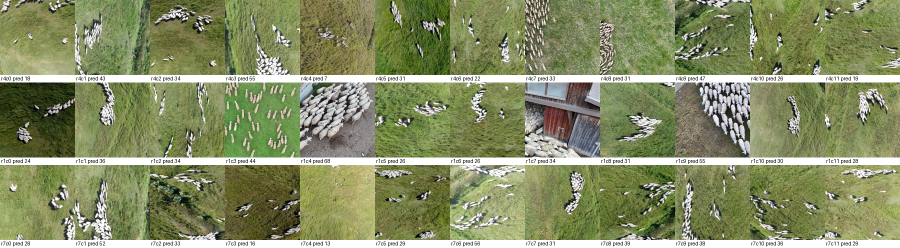
#> input picture tasks/asia/mongolia-the-baa-rilliant-task/runs/survey_row_samples.png, 1800 x 495 px (shown at 1/2 size)
$ python -i main.py   (imports and definitions only)
#> lines starting #> are read from the running program, lines starting #| are printed output that depends on the picture
"""
India — "Twins Separated at Birth": find all pairs of images that come from the SAME source photograph.

USAGE
    python main.py                  # looks for images (or .zip archives) inside the current folder
    python main.py path/to/input    # a folder or a .zip with the images
    -> writes output.csv (columns: image_a,image_b) into the current working directory

THE PROBLEM IN ONE PICTURE
    img_A.jpg  (612x408)  ──resize, crop, rotate 3°, re-save, brighten──▶  img_B.jpg (544x363)   = DUPLICATE
    img_C.jpg  same monument, same angle, photographed 2 seconds later      = NOT a duplicate (the trap)

PIPELINE (each step is a section below)
    1. find the input images
    2. prepare every image once: tiny fingerprint + keypoints
    3. CANDIDATES: for each image, its 10 most similar images by fingerprint      (cheap, ~8 s for 4000 images)
       -> 4057 images give ~33 000 candidate pairs instead of 8.2 million possible pairs
    4. VERIFY each candidate: match keypoints, fit one geometric transform, align the images,
       compare fine details                                                         (exact, ~50 s)
    5. complete groups: if A~B and B~C, then A~C as well
    6. write output.csv

RESULT ON THE TRAINING SET (4057 images, 1399 true pairs): see check_f1.py.
"""

import csv
import os
import shutil
import sys
import tarfile
import tempfile
import zipfile
from concurrent.futures import ThreadPoolExecutor
from dataclasses import dataclass
from pathlib import Path

import cv2
import numpy as np

# ============================================================================ 0. SETTINGS
# Thresholds were chosen by measuring F1 on the training set (check_f1.py --sweep).
# Results were stable over a range of values, so these sit in the middle of that range.

NEIGHBOURS_PER_IMAGE = 10          # candidates per image; the true twin is in the top 10 for 99.9% of images
FINGERPRINT_IMAGE_SIZE = 128       # longest side (px) of the copy used for fingerprints
MATCHING_IMAGE_SIZE = 512          # longest side (px) of the copy used for keypoint matching
KEYPOINTS_PER_IMAGE = 1000         # ORB keypoints detected per image
MATCH_RATIO_TEST = 0.8             # a keypoint match is kept only if clearly better than the 2nd best (Lowe's ratio test)
RANSAC_MAX_ERROR_PX = 4.0          # a match "agrees" with the transform if it lands within 4 px

MINIMUM_INLIERS = 40               # at least 40 keypoint matches must agree on one transform
MAXIMUM_ALIGNMENT_ERROR_PX = 1.3   # same photo -> points land within ~0.01-0.8 px; a moved camera -> more
MINIMUM_DETAIL_CORRELATION = 0.6   # aligned fine details (clouds, leaves, people) must agree

USE_GROUP_COMPLETION = False       # add A~C when A~B and B~C were found. Measured on train: it HURTS
                                   # (F1 0.957 -> 0.949): one false match merges two groups into many false pairs.

IMAGE_EXTENSIONS = {".jpg", ".jpeg", ".png", ".bmp", ".webp", ".tif", ".tiff"}
OUTPUT_FILE_NAME = "output.csv"


# ============================================================================ 1. FIND THE INPUT IMAGES

ARCHIVE_NAME_ENDINGS = (".zip", ".tar", ".tar.gz", ".tgz", ".tar.bz2", ".tbz2", ".tar.xz", ".txz", ".gz", ".bz2", ".xz")


# [80 lines left out: functions find_input_images, extract_archive, describe_file, describe_surroundings, not called in this run]


# ============================================================================ 2. PREPARE EVERY IMAGE ONCE

@dataclass
class PreparedImage:
    name: str                         # file name written to output.csv, e.g. "img_000004.jpg"
    thumbnail_vector: np.ndarray      # 256 numbers: 16x16 grayscale thumbnail of the image centre, normalised
    colour_histogram: np.ndarray      # 128 numbers: how much of each hue/saturation the image contains
    matching_grayscale: np.ndarray    # grayscale copy, longest side 512 px, used for alignment checks
    keypoint_positions: np.ndarray    # shape (number_of_keypoints, 2): x, y of each keypoint
    keypoint_descriptors: np.ndarray  # shape (number_of_keypoints, 32): 256-bit ORB description of each keypoint


def resize_to_longest_side(image, longest_side):
    """Shrink (never enlarge) so that max(height, width) == longest_side. 612x408 -> 128x85 for 128."""
    height, width = image.shape[:2]
    scale = longest_side / max(height, width)
    if scale >= 1:
        return image
    new_size = (max(1, round(width * scale)), max(1, round(height * scale)))
    return cv2.resize(image, new_size, interpolation=cv2.INTER_AREA)  # INTER_AREA = average pixels -> no aliasing


def central_part(image, kept_fraction=0.8):
    """Keep the middle 80%: duplicates are often slightly cropped or rotated (black corners), the centre survives."""
    height, width = image.shape[:2]
    trim_y, trim_x = int(height * (1 - kept_fraction) / 2), int(width * (1 - kept_fraction) / 2)
    return image[trim_y:height - trim_y, trim_x:width - trim_x]


def make_thumbnail_vector(small_grayscale):
    """
    16x16 thumbnail -> 256 numbers -> subtract the mean, divide by the length.
    After that, the dot product of two vectors is their correlation (1 = same pattern),
    and a brightness change (all pixels +20) does not change the vector at all.
    """
    thumbnail = cv2.resize(central_part(small_grayscale), (16, 16), interpolation=cv2.INTER_AREA)
    vector = thumbnail.astype(np.float32).flatten()
    vector -= vector.mean()
    return vector / (np.linalg.norm(vector) + 1e-6)


def make_colour_histogram(small_colour_image):
    """
    Count pixels per (hue, saturation) bin: 16 hue bins x 8 saturation bins = 128 numbers.
    Brightness (V in HSV) is ignored on purpose, so a brightened duplicate keeps the same histogram.
    The square root + normalisation makes the dot product of two histograms a similarity in 0..1.
    """
    hsv_image = cv2.cvtColor(small_colour_image, cv2.COLOR_BGR2HSV)
    histogram = cv2.calcHist([hsv_image], [0, 1], None, [16, 8], [0, 180, 0, 256]).flatten()
    return np.sqrt(histogram / histogram.sum())


def prepare_image(image_path):
    colour_image = cv2.imread(str(image_path))  # NOTE: OpenCV gives B, G, R channel order
#> colour_image is the input picture: shape (495, 1800, 3); mean B, G, R 100.7, 141.7, 133.4
    if colour_image is None:
        return None  # unreadable file -> skipped

    small_colour_image = resize_to_longest_side(colour_image, FINGERPRINT_IMAGE_SIZE)
#> in resize_to_longest_side, `return cv2.resize(image, new_size, interpolation=cv2.INTER_AREA)`:
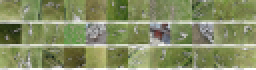
#> returned value: shape (35, 128, 3) (shown 2 times larger); mean of channels 0, 1, 2 100.7, 141.7, 133.4; drawn as B, G, R
    small_grayscale = cv2.cvtColor(small_colour_image, cv2.COLOR_BGR2GRAY)
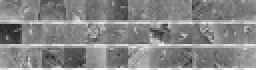
#> small_grayscale: shape (35, 128) (shown 2 times larger); min 31, max 255, mean 134.6
    matching_grayscale = cv2.cvtColor(resize_to_longest_side(colour_image, MATCHING_IMAGE_SIZE), cv2.COLOR_BGR2GRAY)
#> call 2 of resize_to_longest_side, with longest_side = 512
#> in resize_to_longest_side (call 2), `return cv2.resize(image, new_size, interpolation=cv2.INTER_AREA)`:
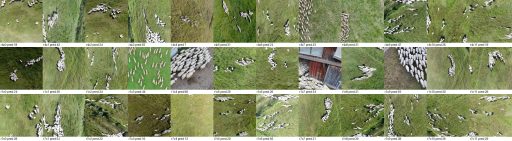
#> returned value: shape (141, 512, 3); mean of channels 0, 1, 2 100.7, 141.7, 133.4; drawn as B, G, R
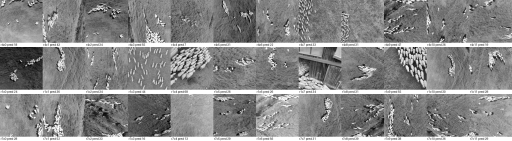
#> matching_grayscale: shape (141, 512); min 3, max 255, mean 134.6

    # ORB finds corner-like spots (window corners, carvings) and describes each one with 256 bits.
    # The same physical spot gets almost the same 256 bits even after resizing / rotating / brightening.
    keypoints, descriptors = cv2.ORB_create(nfeatures=KEYPOINTS_PER_IMAGE).detectAndCompute(matching_grayscale, None)
#> keypoints = 685 keypoints; strongest (x, y, size): (410, 68, 31), (408, 56, 31), (413, 54, 31), (407, 67, 31)
    keypoint_positions = np.float32([keypoint.pt for keypoint in keypoints]) if keypoints else np.zeros((0, 2), np.float32)
#> keypoint_positions = 685 pairs, first value 31 to 470, second value 31 to 109

    return PreparedImage(
        name=Path(image_path).name,
        thumbnail_vector=make_thumbnail_vector(small_grayscale),
        colour_histogram=make_colour_histogram(small_colour_image),
        matching_grayscale=matching_grayscale,
        keypoint_positions=keypoint_positions,
        keypoint_descriptors=descriptors,
    )
#> in central_part, `return image[trim_y:height - trim_y, trim_x:width - trim_x]`:
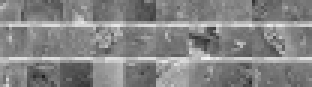
#> returned value: shape (29, 104) (shown 3 times larger); min 31, max 246, mean 132.3
#> in make_thumbnail_vector, `vector = thumbnail.astype(np.float32).flatten()`: vector = 256 values, max 200 at index 68, min 79 at index 122, mean 132.3
#> in make_thumbnail_vector, `vector -= vector.mean()`: vector = 256 values, max 67.73 at index 68, min -53.27 at index 122, mean 0
#> in make_colour_histogram, `hsv_image = cv2.cvtColor(small_colour_image, cv2.COLOR_BGR2HSV)`: hsv_image: shape (35, 128, 3); mean H, S, V 36.8, 82.3, 142.5
#> in make_colour_histogram, `histogram = cv2.calcHist([hsv_image], [0, 1], None, [16, 8], [0, 180, ..`: histogram = 128 values, max 1093 at index 27, min 0 at index 5, mean 35


# ============================================================================ 3. CANDIDATE PAIRS

# [22 lines left out: function find_candidate_pairs, not called in this run]


# ============================================================================ 4. VERIFY A CANDIDATE PAIR

@dataclass
class PairMeasurement:
    inliers: int                     # keypoint matches that agree on one transform (same photo: typically 100-600)
    alignment_error_px: float        # median distance between where agreeing points land and where they should be
    detail_correlation: float        # correlation of fine details after alignment (same photo: typically 0.7-0.95)


NO_MATCH = PairMeasurement(inliers=0, alignment_error_px=float("inf"), detail_correlation=0.0)
keypoint_matcher = cv2.BFMatcher(cv2.NORM_HAMMING)  # compares 256-bit descriptors by number of differing bits


# [148 lines left out: functions fine_details, correlation_inside_mask, measure_pair, is_duplicate, complete_groups, run_parallel and 4 more, not called in this run]


# [2 lines not run here, left out]

>>> result = prepare_image('../mongolia-the-baa-rilliant-task/runs/survey_row_samples.png')
